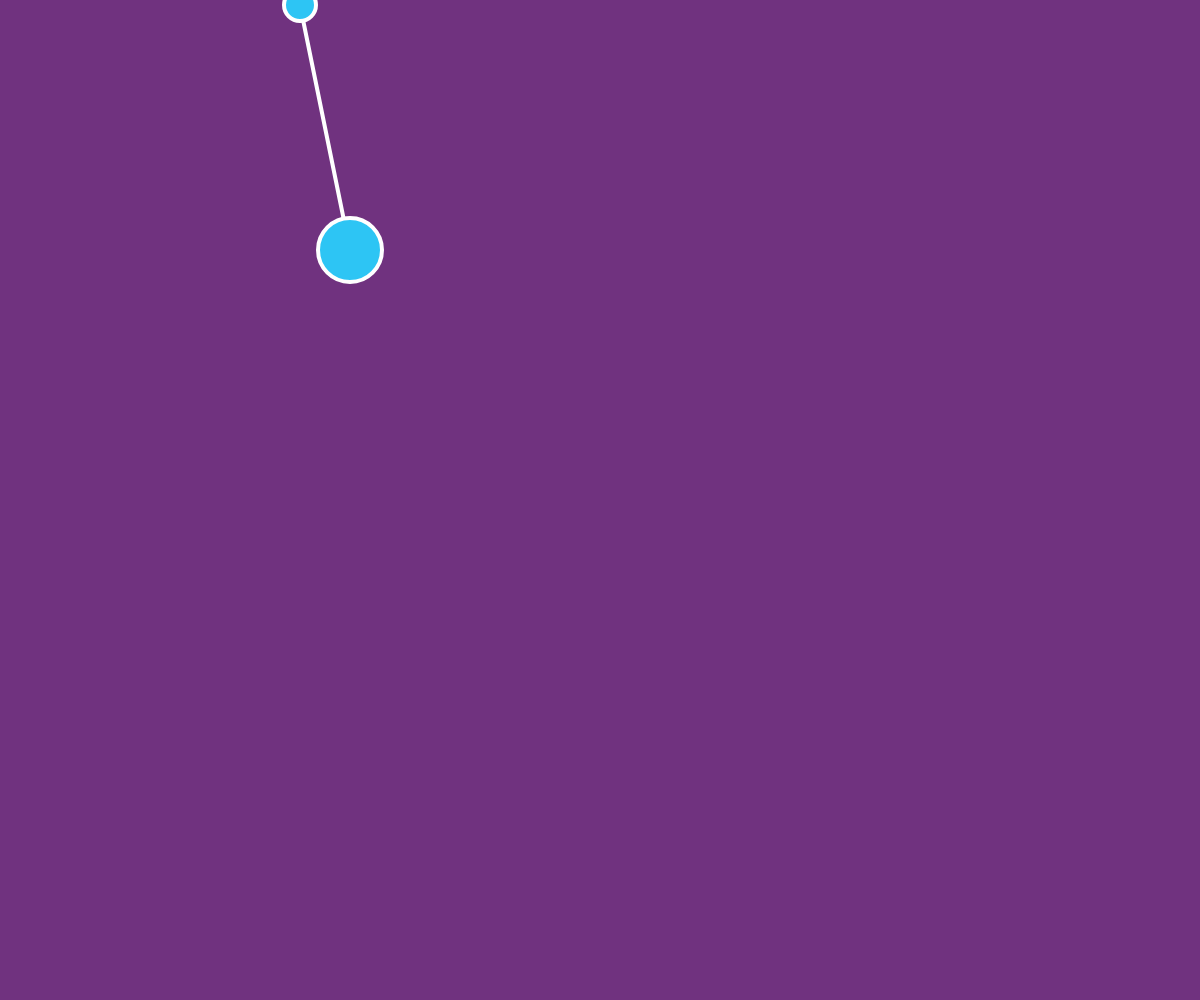
Frame 1 (no input)
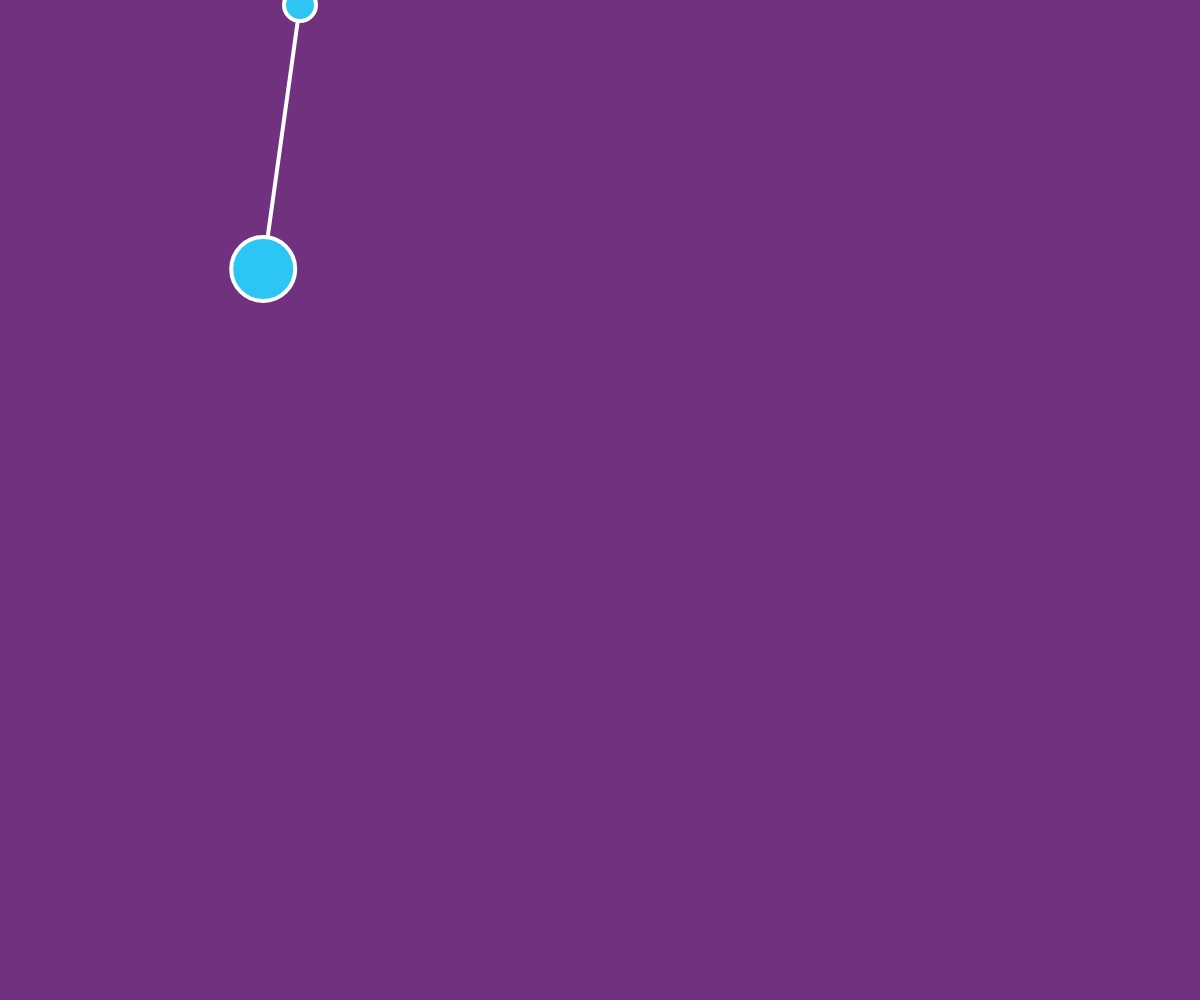
Frame 60 (no input)
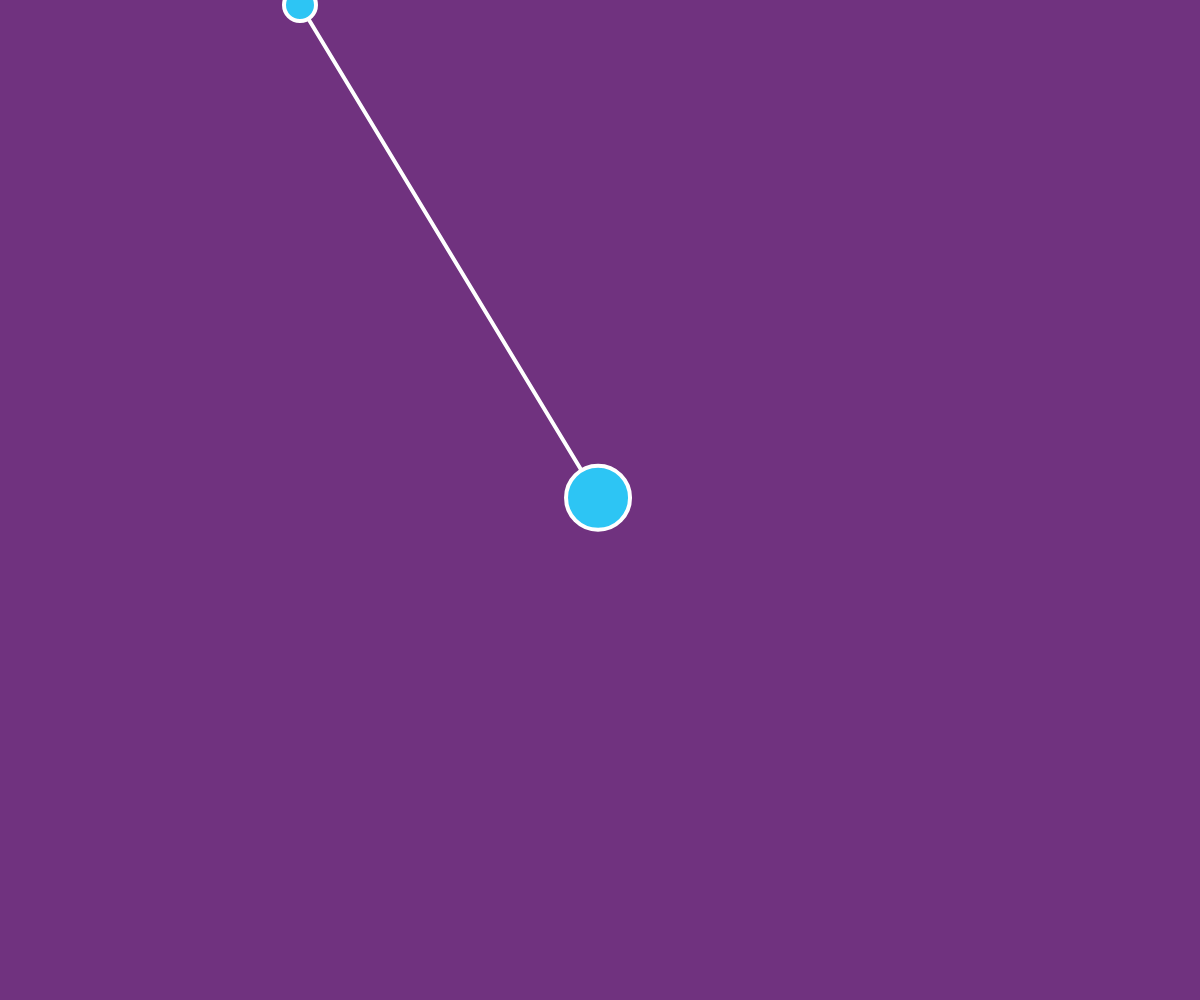
Frame 120 (the mouse pressed at the canvas centre since frame 60)

The p5.js sketch that drew these frames (run headless with seeded random() and noise() and a simulated clock; from frame 60 on, the mouse is pressed at the canvas centre):

// p5.js sketch
// ── sketch.js
let bob;
let anchor;
let vel;
let grav;
let restLen = 200;
let k = 0.01;

function setup() {
    createCanvas(innerWidth, innerHeight);
    bob = createVector(350, 250);
    anchor = createVector(300, 5);
    vel = createVector(0, 0);
    grav = createVector(0, 1);
}

function draw() {
    background(112, 50, 127);

    noStroke();
    fill(45, 197, 244);
    stroke(255);
    strokeWeight(4);
    line(anchor.x, anchor.y, bob.x, bob.y);
    circle(anchor.x, anchor.y, 32);
    circle(bob.x, bob.y, 64);

    if (mouseIsPressed) {
        bob.x = mouseX;
        bob.y = mouseY;
        vel.set(0, 0);
    }

    let force = p5.Vector.sub(bob, anchor);
    let x = force.mag() - restLen;
    force.normalize();
    force.mult(-1 * k * x);

    vel.add(force);
    vel.add(grav);
    bob.add(vel);
    vel.mult(.99);
}
